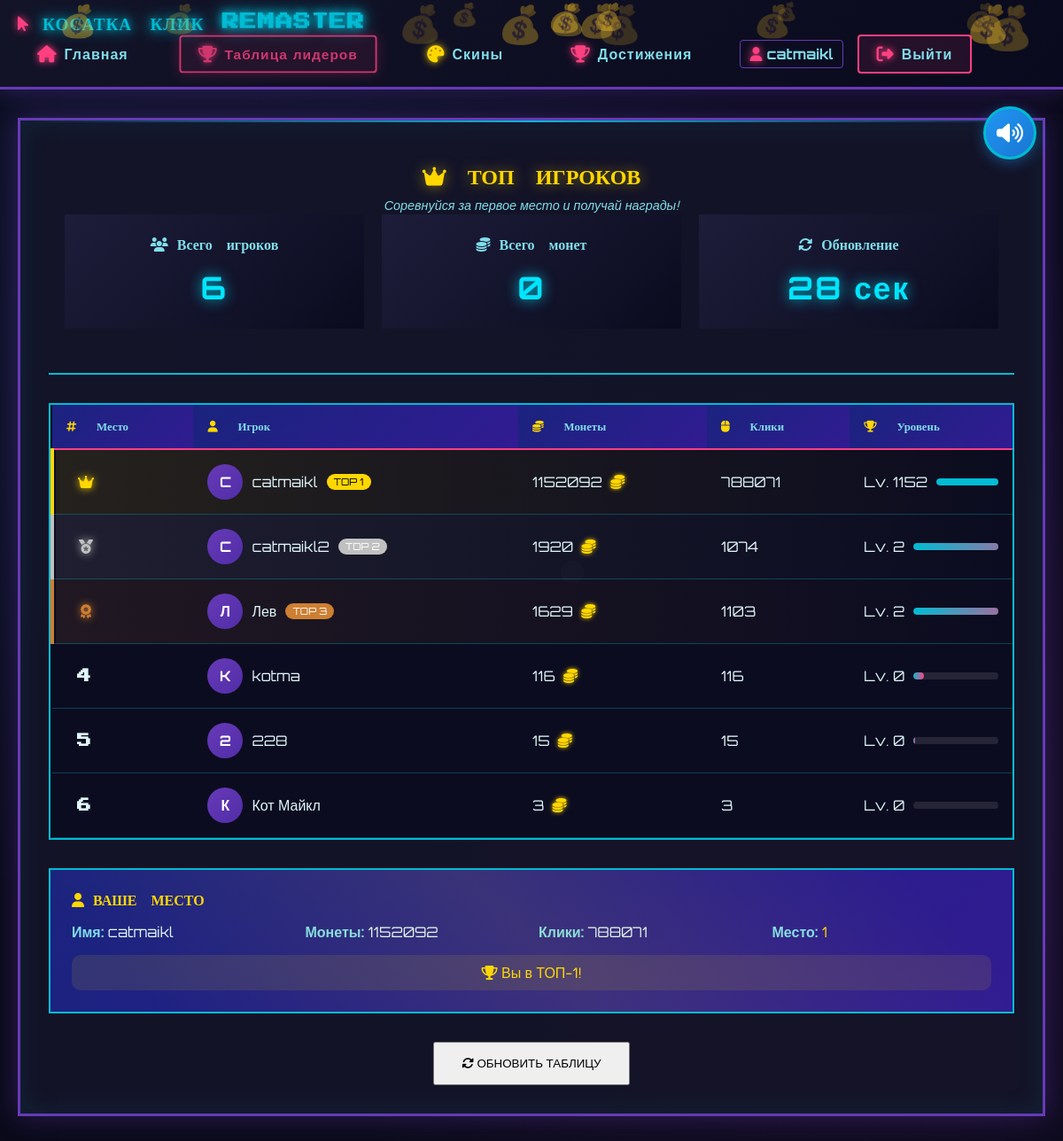
Page /leaderboard/ (signed in) on the committed database.
### main/models.py (models this page shows, shortened)
class Player(models.Model):
    user = models.OneToOneField(User, on_delete=models.CASCADE, null=True, blank=True)
    clicks = models.IntegerField(default=0)
    coins = models.IntegerField(default=0)
    click_power = models.IntegerField(default=1)
    auto_clicker_power = models.IntegerField(default=0)
    critical_chance = models.FloatField(default=0.0)
    coin_multiplier = models.FloatField(default=1.0)
    created_at = models.DateTimeField(auto_now_add=True)
    current_skin = models.CharField(max_length=100, default='cat.png')  # Текущий скин

### main/views.py (the view)
# urls.py: path('leaderboard/', views.leaderboard_view, name='leaderboard'),
def leaderboard_view(request):
    players = Player.objects.filter(user__isnull=False).select_related('user').order_by('-coins')[:20]
    current_player = None
    current_rank = None
    if request.user.is_authenticated:
        try:
            current_player = Player.objects.get(user=request.user)
            all_players = list(Player.objects.filter(user__isnull=False).order_by('-coins'))
            for index, player in enumerate(all_players, 1):
                if player.id == current_player.id:
                    current_rank = index
                    break
        except Player.DoesNotExist:
            pass
    context = {
        'players': players,
        'current_player': current_player,
        'current_rank': current_rank,
    }
    return render(request, 'main/leaderbords.html', context)

### main/templates/main/leaderbords.html (shortened to what this page needs)
{% extends 'main/base.html' %}
{% load static %}
{% block content %}
<div class="leaderboard-container">
    <div class="leaderboard-header">
        <h2><i class="fas fa-crown"></i> ТОП ИГРОКОВ</h2>
        <p class="leaderboard-subtitle">Соревнуйся за первое место и получай награды!</p>
        <div class="leaderboard-stats">
            <div class="stat-card">
                <h3><i class="fas fa-users"></i> Всего игроков</h3>
                <p id="total-players">{{ players|length }}</p>
            </div>
            <div class="stat-card">
                <h3><i class="fas fa-coins"></i> Всего монет</h3>
                <p id="total-coins">
                    {% with total_coins=0 %}
                        {{ total_coins|default:0 }}
                    {% endwith %}
                </p>
            </div>
            <div class="stat-card">
                <h3><i class="fas fa-sync-alt"></i> Обновление</h3>
                <p id="update-timer">30 сек</p>
            </div>
        </div>
    </div>
    <div class="leaderboard-table" id="leaderboard-table">
        <table>
            <thead>
                <tr>
                    <th><i class="fas fa-hashtag"></i> Место</th>
                    <th><i class="fas fa-user"></i> Игрок</th>
                    <th><i class="fas fa-coins"></i> Монеты</th>
                    <th><i class="fas fa-mouse"></i> Клики</th>
                    <th><i class="fas fa-trophy"></i> Уровень</th>
                </tr>
            </thead>
            <tbody id="leaderboard-body">
                {% for player in players %}
                <tr class="leaderboard-row {% if forloop.counter == 1 %}gold{% elif forloop.counter == 2 %}silver{% elif forloop.counter == 3 %}bronze{% endif %}">
                    <td>
                        <div class="rank-badge">
                            {% if forloop.counter == 1 %}
                                <i class="fas fa-crown"></i>
                            {% elif forloop.counter == 2 %}
                                <i class="fas fa-medal"></i>
                            {% elif forloop.counter == 3 %}
                                <i class="fas fa-award"></i>
                            {% else %}
                                {{ forloop.counter }}
                            {% endif %}
                        </div>
                    </td>
                    <td>
                        <div style="display: flex; align-items: center; gap: 10px;">
                            <div style="width: 40px; height: 40px; border-radius: 50%;
                                        background: linear-gradient(135deg, #673ab7, #512da8);
                                        display: flex; align-items: center; justify-content: center;
                                        color: white; font-weight: bold;">
                                {{ player.user.username|first|upper }}
                            </div>
                            {{ player.user.username }}
                            {% if forloop.counter <= 3 %}
                            <span class="badge" style="background: {% if forloop.counter == 1 %}#ffd700{% elif forloop.counter == 2 %}#c0c0c0{% else %}#cd7f32{% endif %};
                                                        color: {% if forloop.counter == 1 %}black{% else %}white{% endif %};
                                                        padding: 2px 8px; border-radius: 10px; font-size: 0.7rem;">
                                TOP {{ forloop.counter }}
                            </span>
                            {% endif %}
                        </div>
                    </td>
                    <td>
                        {{ player.coins|floatformat:0 }}
                        <i class="fas fa-coins coin-icon"></i>
                    </td>
                    <td>{{ player.clicks|floatformat:0 }}</td>
                    <td>
                        {% widthratio player.coins 1000 1 as level %}
                        <div style="display: flex; align-items: center; gap: 10px;">
                            <span>Lv. {{ level|default:1|floatformat:0 }}</span>
                            <div style="flex: 1; height: 8px; background: rgba(255,255,255,0.1); border-radius: 4px; overflow: hidden;">
                                <div style="height: 100%; width: {% widthratio player.coins|default:0|floatformat:0 1000 100 %}%;
                                            background: linear-gradient(90deg, #00bcd4, #ff4081); border-radius: 4px;"></div>
                            </div>
                        </div>
                    </td>
                </tr>
                {% endfor %}
            </tbody>
        </table>
    </div>
    <div class="current-player-card">
        <h3><i class="fas fa-user"></i> ВАШЕ МЕСТО</h3>
        {% if current_player %}
        <div class="current-player-info">
            <p><strong>Имя:</strong> {{ current_player.user.username|default:current_player.user }}</p>
            <p><strong>Монеты:</strong> {{ current_player.coins|floatformat:0 }}</p>
            <p><strong>Клики:</strong> {{ current_player.clicks|floatformat:0 }}</p>
            <p><strong>Место:</strong>
                <span id="player-rank" style="color: {% if current_rank == 1 %}#ffd700{% elif current_rank == 2 %}#c0c0c0{% elif current_rank == 3 %}#cd7f32{% else %}#80deea{% endif %};">
                    {{ current_rank|default:"Не определено" }}
                </span>
            </p>
        </div>
        {% if current_rank %}
            {% if current_rank <= 3 %}
            <div style="margin-top: 1rem; padding: 10px; background: rgba(255,215,0,0.1);
                        border-radius: 10px; text-align: center;">
                <i class="fas fa-trophy" style="color: #ffd700;"></i>
                <span style="color: #ffd700;">Вы в ТОП-{{ current_rank }}!</span>
            </div>
            {% endif %}
        {% endif %}
        {% else %}
        <p style="color: #80deea; text-align: center;">Войдите в систему, чтобы увидеть свой рейтинг</p>
        {% endif %}
    </div>
    <div style="text-align: center; margin-top: 2rem;">
        <button id="refresh-leaderboard" class="select-skin-btn" style="width: auto; padding: 15px 30px;">
            <i class="fas fa-sync-alt"></i> ОБНОВИТЬ ТАБЛИЦУ
        </button>
    </div>
</div>
{% endblock %}

### main/templates/main/base.html (shortened to what this page needs)
<!DOCTYPE html>
<html lang="ru">
<head>
    {% load static %}
    <link rel="stylesheet" href="{% static 'main/css/style.css' %}">
    <link rel="stylesheet" href="{% static 'main/css/cursor-fix.css' %}">
    <link rel="stylesheet" href="https://cdnjs.cloudflare.com/ajax/libs/font-awesome/6.4.0/css/all.min.css">
</head>
<body>
    <header>
        <nav class="navbar">
            <div class="container">
                <div class="nav-content">
                    <h1><i class="fas fa-mouse-pointer"></i> КОСАТКА КЛИК REMASTER</h1>
                    <div class="nav-links desktop-nav">
                        <a href="{% url 'index' %}" class="nav-link {% if request.path == '/' %}active{% endif %}">
                            <i class="fas fa-home"></i> Главная
                        </a>
                        <a href="{% url 'leaderboard' %}" class="nav-link {% if request.path == '/leaderboard/' %}active{% endif %}">
                            <i class="fas fa-trophy"></i> Таблица лидеров
                        </a>
                        <a href="{% url 'skins' %}" class="nav-link {% if request.path == '/skins/' %}active{% endif %}">
                            <i class="fas fa-palette"></i> Скины
                        </a>
                        <a href="{% url 'achievements' %}" class="nav-link {% if request.path == '/achievements/' %}active{% endif %}">
                            <i class="fas fa-trophy"></i> Достижения
                        </a>
                        {% if user.is_authenticated %}
                        <div class="user-info">
                            <span class="username">
                                <i class="fas fa-user"></i> {{ user.username }}
                            </span>
                            <a href="{% url 'logout' %}?next={% url 'login' %}" class="nav-link logout-btn">
                                <i class="fas fa-sign-out-alt"></i> Выйти
                            </a>
                        </div>
                        {% endif %}
                    </div>
                </div>
            </div>
        </nav>
    </header>
    {% if user.is_authenticated %}
    <div class="sound-control-container" id="soundControlContainer">
        <button id="soundToggle" class="sound-toggle-btn" aria-label="Включить/выключить звук">
            <i class="fas fa-volume-up"></i>
        </button>
    </div>
    {% endif %}
    <div class="container">
        {% block content %}{% endblock %}
    </div>
    </body>
</html>

### main/static/main/css/cursor-fix.css (style rules this page uses)
button, .btn, .buy-button, .nav-link, a[role="button"] { cursor: pointer !important; }

### main/templates/main/base.html (style rules this page uses)
* { -webkit-tap-highlight-color: transparent; -webkit-touch-callout: none; }
html, body { touch-action: manipulation; -webkit-overflow-scrolling: touch; overflow-x: hidden; }
.click-button, .buy-button, .nav-link, button, a { touch-action: manipulation; }
a, button, input, textarea { -ms-touch-action: manipulation; touch-action: manipulation; }
.sound-control-container { position: fixed; top: 120px; right: 30px; z-index: 999; transition: all 0.3s ease; }
.sound-toggle-btn { width: 65px; height: 65px; background: linear-gradient(135deg, #2196f3, #1976d2); border: 3px solid #00bcd4; border-radius: 50%; color: white; font-size: 1.6rem; cursor: pointer; display: flex; align-items: center; justify-content: center; box-shadow: 0 4px 15px rgba(33, 150, 243, 0.4); transition: all 0.3s; }
.sound-toggle-btn { width: 60px; height: 60px; background: linear-gradient(135deg, #2196f3, #1976d2); border: 3px solid #00bcd4; border-radius: 50%; color: white; font-size: 1.5rem; cursor: pointer; display: flex; align-items: center; justify-content: center; box-shadow: 0 4px 15px rgba(33, 150, 243, 0.4); transition: all 0.3s; }

### rows in the picture
Player: user.username|first "C", user.username "catmaikl", coins "1152092", clicks "788071", level "1152"
Player: user.username|first "C", user.username "catmaikl2", coins "1920", clicks "1074", level "2"
Player: user.username|first "Л", user.username "Лев", coins "1629", clicks "1103", level "2"
Player: user.username|first "K", user.username "kotma", coins "116", clicks "116", auto_clicker_power "0"
Player: user.username|first "2", user.username "228", coins "15", clicks "15", auto_clicker_power "0"
Player: user.username|first "К", user.username "Кот Майкл", coins "3", clicks "3", auto_clicker_power "0"

### other values in the picture
{{ user.username }} "catmaikl"
{{ players|length }} "6"
{{ total_coins|default:0 }} "0"
{{ current_rank|default:"Не определено" }} "1"
{{ current_rank }} "1"
